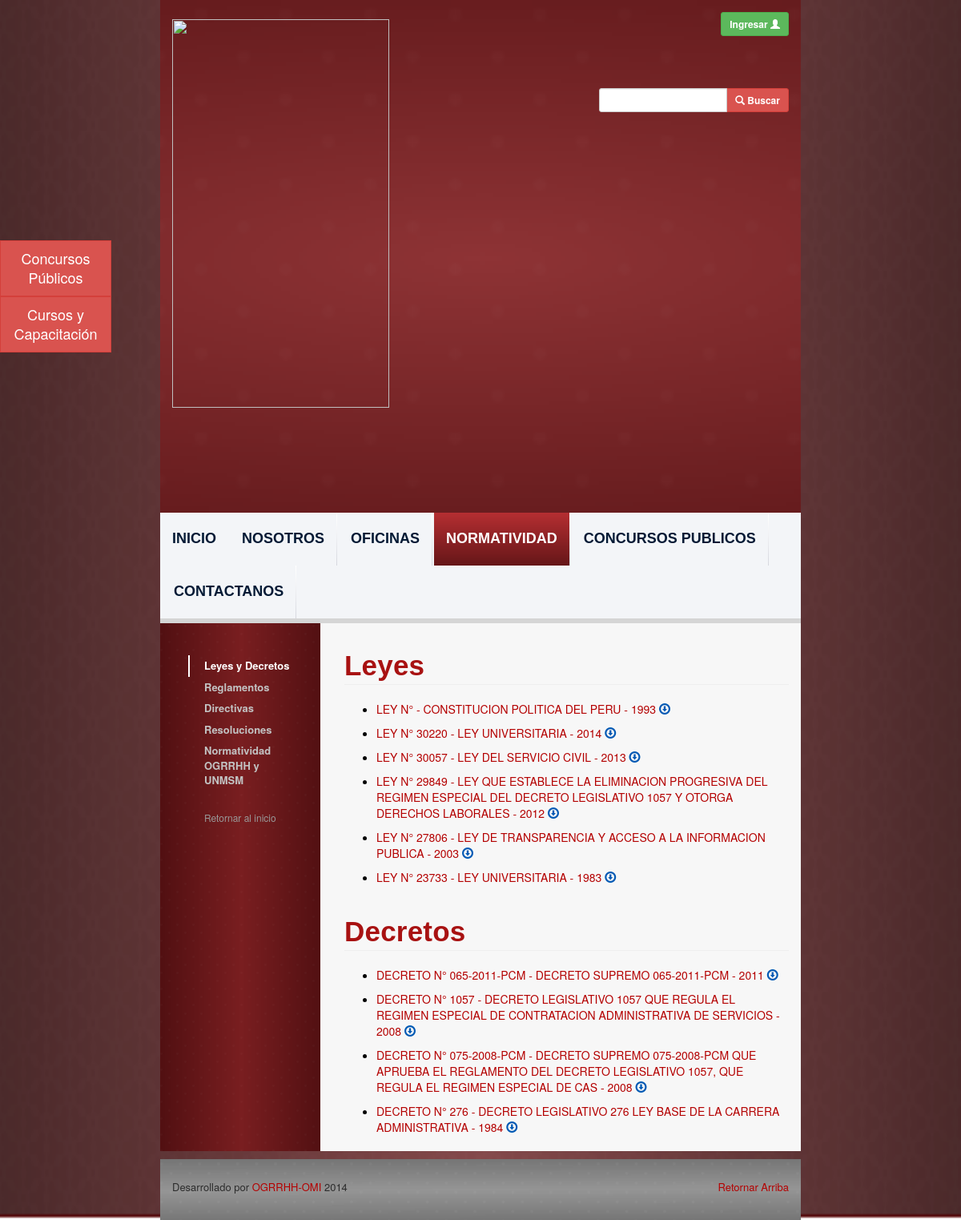
/legislation-laws-decree.php, run on the app's committed database.
### tables this page shows
CREATE TABLE `legislations` (
  `id` int(11) NOT NULL AUTO_INCREMENT,
  `name` varchar(500) NOT NULL,
  `number` varchar(45) NOT NULL,
  `description` varchar(500) DEFAULT NULL,
  `publication_date` date NOT NULL,
  `file_path` varchar(500) NOT NULL,
  `user_id` int(11) NOT NULL,
  `legislation_type_id` int(11) NOT NULL,
  `office_id` int(11) NOT NULL,
  `update_date` date NOT NULL,
  PRIMARY KEY (`id`)
);

CREATE TABLE `legislation_types` (
  `id` int(11) NOT NULL AUTO_INCREMENT,
  `name` varchar(100) NOT NULL,
  PRIMARY KEY (`id`)
);

### php_files/ConnectionManager.php (called while the page is built, shortened)
<?php
class ConnectionManager{
	public $hostName = "localhost";
	public $userName = "root";
	public $password = "root";
	public $database = "ogrrhhwebsitedb";
	public $connection;
	public function createConnection(){
		$this->connection =  mysql_connect ( $this->hostName, $this->userName, $this->password );
	}
	public function selectDatabase(){
		return mysql_select_db ($this->database, $this->connection );
	}
	public function doQuery($query){
		$result = mysql_query ( $query, $this->connection );
		return $result;
	}
	public function closeConnection(){
		return mysql_close ($this->connection);
	}
}
?>

### php_files/LegislationDAO.php (called while the page is built, shortened)
<?php
include 'ConnectionManager.php';
class LegislationDAO {
	public function selectByLegislationType($legislationTypeId) {
		$query = 	"SELECT l.*, YEAR(l.publication_date) AS publication_year, lt.name as legislation_type_name
					FROM legislations l
					INNER JOIN legislation_types lt on l.legislation_type_id = lt.id
					WHERE legislation_type_id = " . $legislationTypeId . "  and upper(trim(l.name)) != upper(trim('constitucion politica del peru'))  ORDER BY l.publication_date DESC;";
		$connectionManager = new ConnectionManager ();
		$result = $connectionManager->doQuery ( $query );
		return $result;
	}
}
?>

### legislation-laws-decree.php (the view, shortened to what this page needs)
<?php
include 'php_files/LegislationDAO.php';
$legislationTypeIdLaw = 1;
$legislationTypeIdDecree = 2;
$legislationDAO = new LegislationDAO ();
$queryResultLaws = $legislationDAO->selectByLegislationType ( $legislationTypeIdLaw );
$queryResultDecree = $legislationDAO->selectByLegislationType ( $legislationTypeIdDecree );
?>
<html lang="es_PE">
<?php include('webframes/resources.php');?>
<body class="body-style">
	<div class="container-fluid">
		<div class="row background-image-style">
			<div class="col-md-8">
			<?php include('webframes/header.php');?>
			<div id="content-div" class="row">
				<?php include('webframes/left-navbar.php');?>
					<div class="col-md-9 text-content-style">
						<h1 id="universitary-legislation"
							class="font-style-medium-title-dark page-header ">Leyes</h1>
						<ul>
							<li class="download-link">
								<a class="upper-case-link" href="view-legislation.php?id=52">ley N°  - constitucion politica del peru - 1993</a>
								<div class="download-link-message" data-toggle="tooltip" title="" data-original-title="Descargar">
							<a class="blue-link-style " href="http://ogrrhh.unmsm.edu.pe/files/normativas/leyes/Constitucion_Politica_Peru_1993.pdf" target="_blank">
							<span class="glyphicon glyphicon-download"></span></a></div></li>
							<?php
							while ( $row = mysql_fetch_assoc ( $queryResultLaws ) ) {
								print ("<li class='download-link'><a class='upper-case-link' href='view-legislation.php?id=".$row ['id']."'>"
								. $row ['legislation_type_name'] . " N° " . $row ['number'] . " - " . $row ['name'] . " - " . $row ['publication_year']
								. "</a><div class='download-link-message' data-toggle='tooltip' title='' data-original-title='Descargar'>
								<a class='blue-link-style ' href='" . Constants::ogrrhhFTPUrl . $row ['file_path'] . "' target='_blank'>
								<span class='glyphicon glyphicon-download'></span></a></div></li>") ;
							}
							?>
						</ul>
						<h1 id="universitary-legislation"
							class="font-style-medium-title-dark page-header ">Decretos</h1>
						<ul>
						<?php
						while ( $row = mysql_fetch_assoc ( $queryResultDecree ) ) {
							print ("<li class='download-link'><a class='upper-case-link' href='view-legislation.php?id=".$row ['id']."'>"
								. $row ['legislation_type_name'] . " N° " . $row ['number'] . " - ". $row ['name'] . " - " . $row ['publication_year'] .
								"</a><div class='download-link-message' data-toggle='tooltip' title='' data-original-title='Descargar'>
								<a class='blue-link-style ' href='" . Constants::ogrrhhFTPUrl . $row ['file_path'] . "' target='_blank'>
								<span class='glyphicon glyphicon-download'></span></a></div></li>") ;
						}
						?>
						</ul>
					</div>
				</div>
			<?php include('webframes/footer.php');?>
		</div>
		</div>
	</div>
</body>
</html>

### resources/css/carousel.css (style rules this page uses)
body { padding-bottom: 40px; color: #5a5a5a; }

### resources/css/ogrrhh-website.css (style rules this page uses)
.body-style { padding-bottom: 0px; color: black; }
.background-image-style { background: url('../pages-styles/website-background.fw.png') no-repeat; -webkit-background-size: cover; -moz-background-size: cover; -o-background-size: cover; background-size: 100% 100%; }
.font-style-medium-title-dark { font-family: "Lucida Grande", "Lucida Sans Unicode", "Lucida Sans", Geneva, Verdana, sans-serif; color: #A81212; font-size: 35; padding: 5; font-weight: bold; letter-spacing: 0.2px; line-height: 36pX; padding-left: 0px; }
.blue-link-style { color: #0059B4; text-decoration: none; }
.download-link-message { display: inline; }
.text-content-style { background-color: #F7F7F7; padding-left: 30px; padding-top: 15px; min-height: 600px; }
.upper-case-link { text-transform: uppercase; }
.download-link { padding-bottom: 10px; }

### data on the page
legislations: legislation_type.name "LEY", number "30220", name "LEY UNIVERSITARIA", publication_year "2014"
legislations: legislation_type.name "LEY", number "30057", name "LEY DEL SERVICIO CIVIL", publication_year "2013"
legislations: legislation_type.name "LEY", number "29849", name "LEY QUE ESTABLECE LA ELIMINACION PROGRESIVA DEL REGIMEN ESPECIAL DEL DECRETO LEGISLATIVO 1057 Y OTORGA DERECHOS LABORALES", publication_year "2012"
legislations: legislation_type.name "LEY", number "27806", name "LEY DE TRANSPARENCIA Y ACCESO A LA INFORMACION PUBLICA", publication_year "2003"
legislations: legislation_type.name "LEY", number "23733", name "LEY UNIVERSITARIA", publication_year "1983"
legislations: legislation_type.name "DECRETO", number "065-2011-PCM", name "DECRETO SUPREMO 065-2011-PCM", publication_year "2011"
legislations: legislation_type.name "DECRETO", number "1057", name "DECRETO LEGISLATIVO 1057 QUE REGULA EL REGIMEN ESPECIAL DE CONTRATACION ADMINISTRATIVA DE SERVICIOS", publication_year "2008"
legislations: legislation_type.name "DECRETO", number "075-2008-PCM", name "DECRETO SUPREMO 075-2008-PCM QUE APRUEBA EL REGLAMENTO DEL DECRETO LEGISLATIVO 1057, QUE REGULA EL REGIMEN ESPECIAL DE CAS", publication_year "2008"
legislations: legislation_type.name "DECRETO", number "276", name "DECRETO LEGISLATIVO 276 LEY BASE DE LA CARRERA ADMINISTRATIVA", publication_year "1984"
